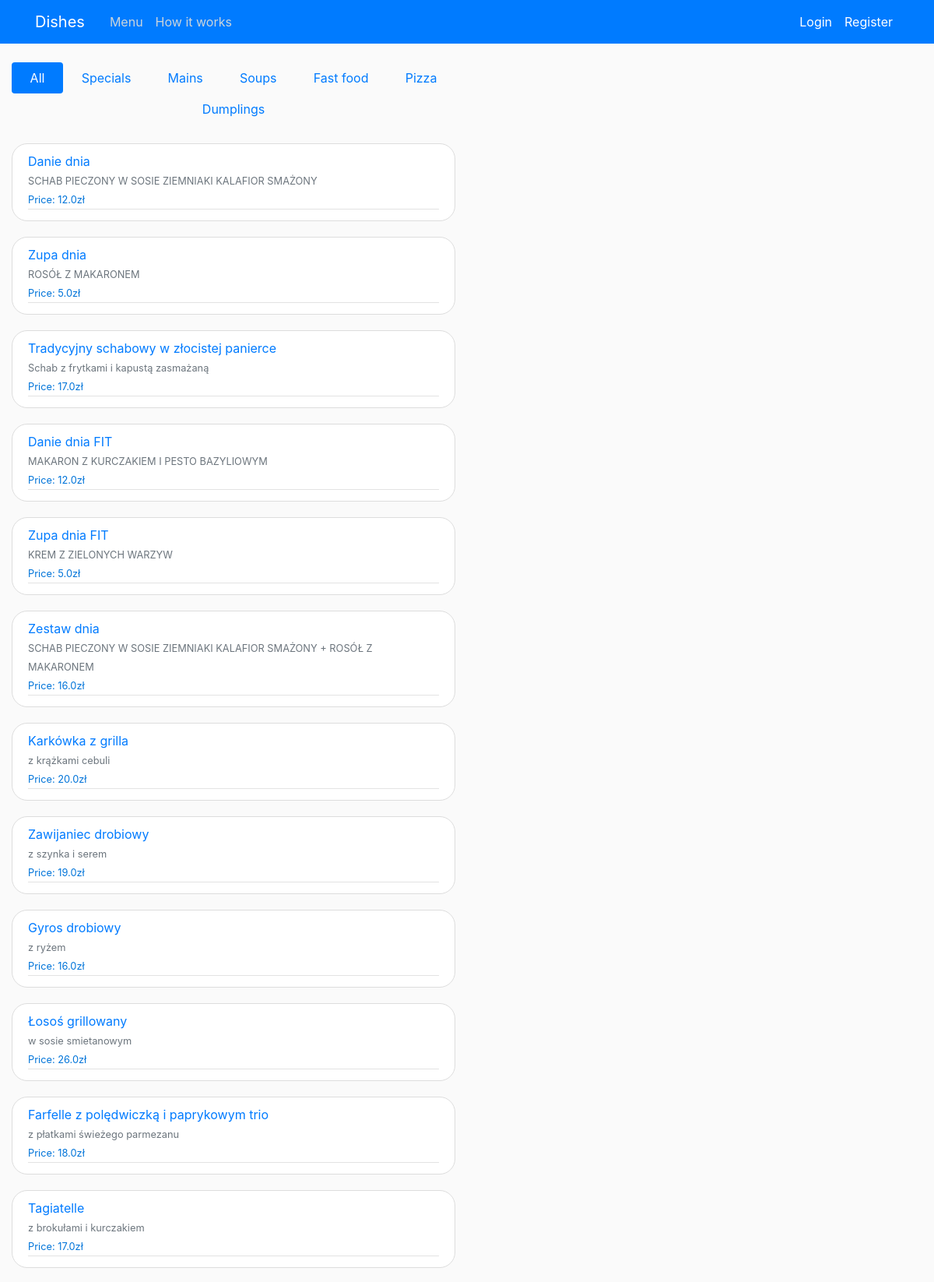
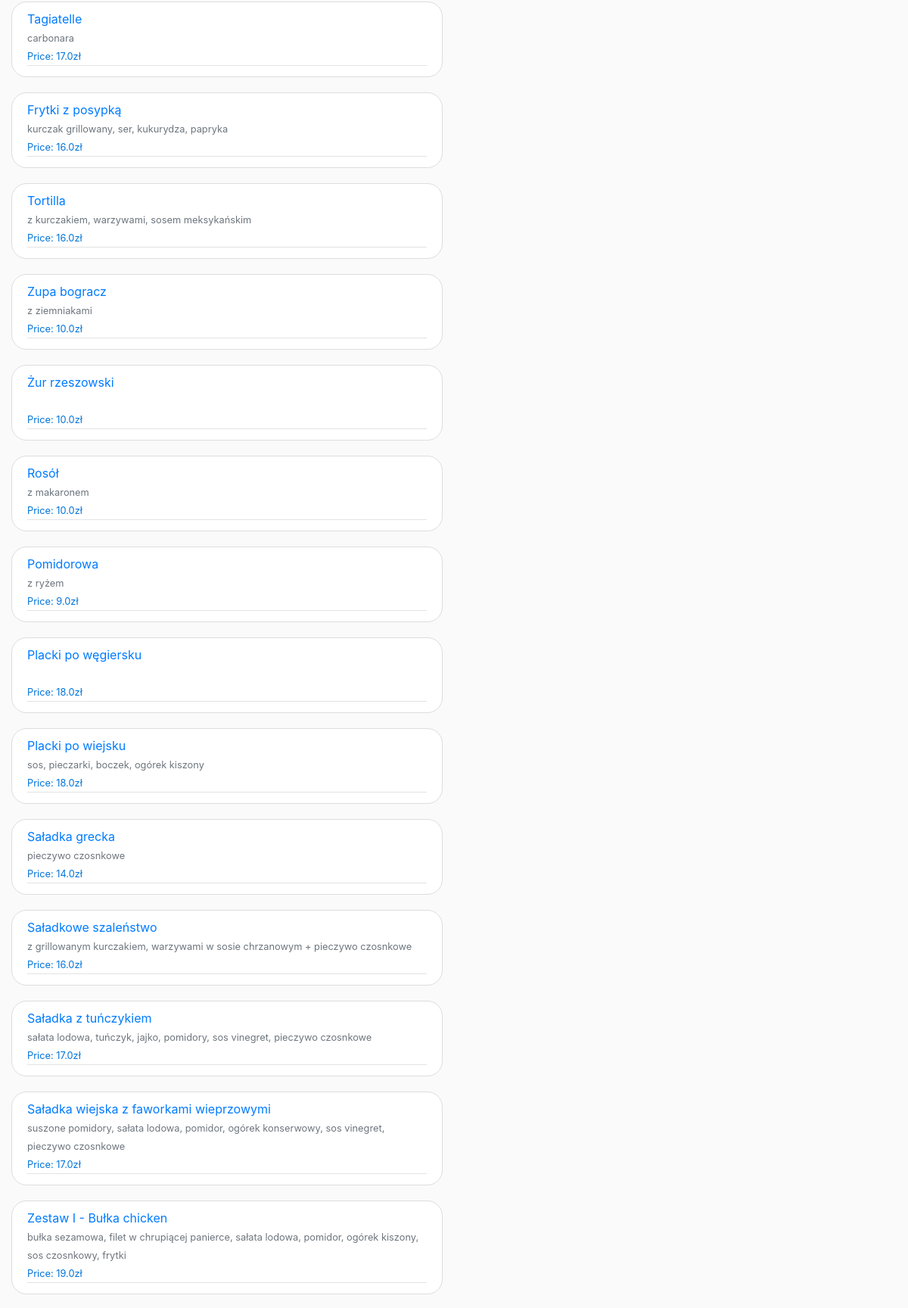
The page / (upper part) on the database its author committed (2 pictures, top to bottom).
### shop/models.py (models this page shows, shortened)
class Dish(models.Model):
    name = models.CharField(max_length=100)
    ingredient = models.CharField(max_length=250, blank=True)
    price = models.FloatField()
    dish_type = models.CharField(max_length=20)
    dish_addon = models.BooleanField(default=True)

### shop/views.py (the view)
# urls.py: 2. Add a URL to urlpatterns:  path('', views.home, name='home')
def home (request):
    context = {
        'dish': selectMenu('all'),
        'type': 'all'
    }
    try:
        values = countTotalPrice(request.user)
        context.update({'cart': values["items_in_cart"], 'sum_price': values["total_price"]})
        money = Profile.objects.get(user=request.user).money
        context.update({'money': money})
    except:
        pass
    return render(request, 'shop/home.html',context)

### shop/views.py (called while the page is built)
def countTotalPrice(user):
    items_in_cart = Cart.objects.filter(user=user)
    total_price = 0
    for item in items_in_cart:
        composition_price = item.composition.dish.price + item.composition.addon.price
        total_price += composition_price * item.quantity
    value_to_return ={
        'total_price': total_price,
        'items_in_cart': items_in_cart
    }
    return value_to_return

### shop/templates/shop/home.html (shortened to what this page needs)
{% extends 'shop/base.html' %}
{% block content %}
<nav class="nav nav-pills flex-column flex-sm-row">
    {% if type == 'all' %}
        <a class="flex-sm-fill text-sm-center nav-link active" href="{% url 'shop-select' 'all' %}">All</a>
        <a class="flex-sm-fill text-sm-center nav-link" href="{% url 'shop-select' 'special'%}">Specials</a>
        <a class="flex-sm-fill text-sm-center nav-link" href="{% url 'shop-select' 'main'%}">Mains</a>
        <a class="flex-sm-fill text-sm-center nav-link" href="{% url 'shop-select' 'soup'%}">Soups</a>
        <a class="flex-sm-fill text-sm-center nav-link" href="{% url 'shop-select' 'fastfood'%}">Fast food</a>
        <a class="flex-sm-fill text-sm-center nav-link" href="{% url 'shop-select' 'pizza'%}">Pizza</a>
        <a class="flex-sm-fill text-sm-center nav-link" href="{% url 'shop-select' 'dumplig'%}">Dumplings</a>
    {% endif %}
</nav>
<br>
{% for menu in dish %}
    <article class="media content-section">
        <div class="media-body">
            <div class="article-metadata">
                <a class="mr-2" href="{% url 'shop-open-dish' menu.id %}">{{ menu.name }}</a><br>
                <small class="text-muted">{{ menu.ingredient }}</small><br>
                <small class="article-content" style='color:#0074d9'>Price: {{ menu.price }}zł</small>
            </div>
        </div>
    </article>
{% endfor %}
{% endblock content %}

### shop/static/shop/main.css (style rules this page uses)
body { background: #fafafa; color: #333333; margin-top: 5rem; }
.content-section { background: #ffffff; padding: 10px 20px; border: 1px solid #dddddd; border-radius: 20px; margin-bottom: 20px; }
.article-content { white-space: pre-line; }
.article-metadata { padding-bottom: 1px; margin-bottom: 4px; border-bottom: 1px solid #e3e3e3 }

### rows shown on the page
Dish: name "Danie dnia", ingredient "SCHAB PIECZONY W SOSIE ZIEMNIAKI KALAFIOR SMAŻONY", price "12.0"
Dish: name "Zupa dnia", ingredient "ROSÓŁ Z MAKARONEM", price "5.0"
Dish: name "Tradycyjny schabowy w złocistej panierce", ingredient "Schab z frytkami i kapustą zasmażaną", price "17.0"
Dish: name "Danie dnia FIT", ingredient "MAKARON Z KURCZAKIEM I PESTO BAZYLIOWYM", price "12.0"
Dish: name "Zupa dnia FIT", ingredient "KREM Z ZIELONYCH WARZYW", price "5.0"
Dish: name "Zestaw dnia", ingredient "SCHAB PIECZONY W SOSIE ZIEMNIAKI KALAFIOR SMAŻONY + ROSÓŁ Z MAKARONEM", price "16.0"
Dish: name "Karkówka z grilla", ingredient "z krążkami cebuli", price "20.0"
Dish: name "Zawijaniec drobiowy", ingredient "z szynka i serem", price "19.0"
Dish: name "Gyros drobiowy", ingredient "z ryżem", price "16.0"
Dish: name "Łosoś grillowany", ingredient "w sosie smietanowym", price "26.0"
Dish: name "Farfelle z polędwiczką i paprykowym trio", ingredient "z płatkami świeżego parmezanu", price "18.0"
Dish: name "Tagiatelle", ingredient "z brokułami i kurczakiem", price "17.0"
Dish: name "Tagiatelle", ingredient "carbonara", price "17.0"
Dish: name "Frytki z posypką", ingredient "kurczak grillowany, ser, kukurydza, papryka", price "16.0"
Dish: name "Tortilla", ingredient "z kurczakiem, warzywami, sosem meksykańskim", price "16.0"
Dish: name "Zupa bogracz", ingredient "z ziemniakami", price "10.0"
Dish: name "Żur rzeszowski", price "10.0"
Dish: name "Rosół", ingredient "z makaronem", price "10.0"
Dish: name "Pomidorowa", ingredient "z ryżem", price "9.0"
Dish: name "Placki po węgiersku", price "18.0"
Dish: name "Placki po wiejsku", ingredient "sos, pieczarki, boczek, ogórek kiszony", price "18.0"
Dish: name "Saładka grecka", ingredient "pieczywo czosnkowe", price "14.0"
Dish: name "Saładkowe szaleństwo", ingredient "z grillowanym kurczakiem, warzywami w sosie chrzanowym + pieczywo czosnkowe", price "16.0"
Dish: name "Saładka z tuńczykiem", ingredient "sałata lodowa, tuńczyk, jajko, pomidory, sos vinegret, pieczywo czosnkowe", price "17.0"
Dish: name "Saładka wiejska z faworkami wieprzowymi", ingredient "suszone pomidory, sałata lodowa, pomidor, ogórek konserwowy, sos vinegret, pieczywo czosnkowe", price "17.0"
Dish: name "Zestaw I - Bułka chicken", ingredient "bułka sezamowa, filet w chrupiącej panierce, sałata lodowa, pomidor, ogórek kiszony, sos czosnkowy, frytki", price "19.0"
